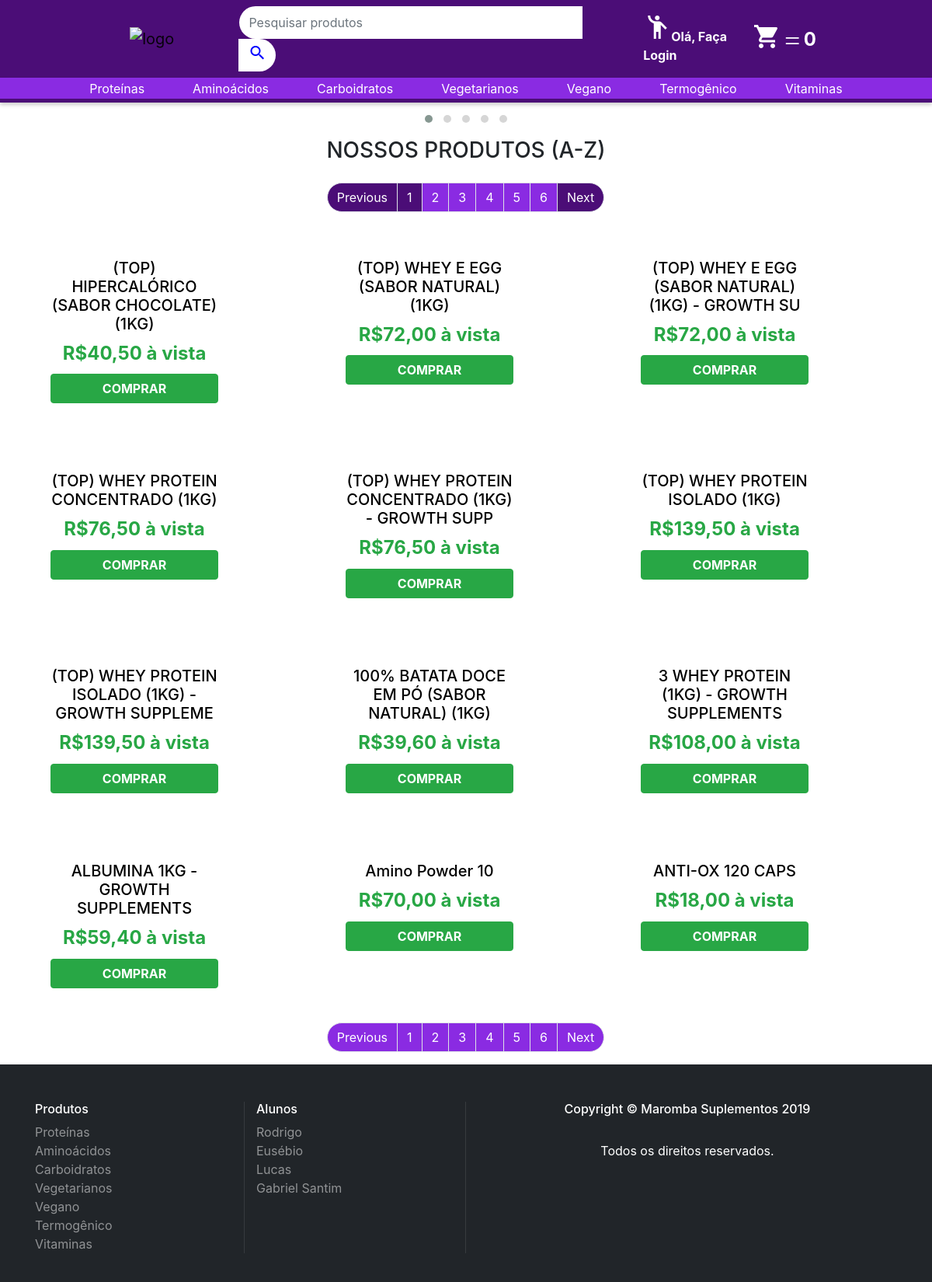
The page / on the database its author committed.
### tables this page shows
create table Produtos(
    id int unsigned primary key not null auto_increment,
    nome varchar(200) not null,
    descricao longtext not null,
    preco decimal(9,2) not null,
    quantidade int not null,
    categoria varchar(100) not null,
    imagem varchar(3000) not null
);

### index.php (the view, shortened to what this page needs)
<?php
$conn=mysqli_connect("localhost","root","","bd_maromba");
if (isset($_GET['pageno'])) {
    $pageno = $_GET['pageno'];
} else {
    $pageno = 1;
}
$no_of_records_per_page = 12;
$offset = ($pageno-1) * $no_of_records_per_page;
$total_pages_sql = "SELECT COUNT(*) FROM Produtos";
$result = mysqli_query($conn,$total_pages_sql);
$total_rows = mysqli_fetch_array($result)[0];
$total_pages = ceil($total_rows / $no_of_records_per_page);
$sql = "SELECT * FROM Produtos ORDER BY nome ASC LIMIT $offset, $no_of_records_per_page";
$res_data = mysqli_query($conn,$sql);
?>
<!DOCTYPE html>
<html lang="pt-BR">
<head>
    <link rel="stylesheet" href="css/OwlCarousel2-2.3.4/dist/assets/owl.carousel.min.css">
    <link rel="stylesheet" href="css/OwlCarousel2-2.3.4/dist/assets/owl.theme.default.min.css">
    <link rel="stylesheet" href="css/animate.css">
    <link rel="stylesheet" href="https://stackpath.bootstrapcdn.com/bootstrap/4.3.1/css/bootstrap.min.css"
>
    <link rel="stylesheet" href="css/estilo.css">
</head>
<body>
    <?php require_once("componentes/header.php"); ?>
    <div id="owl-demo" class="owl-carousel owl-theme">
    </div>
    <div class="container">
        <h3 class="mb-4 mt-2 text-center" id="tit">NOSSOS PRODUTOS (A-Z)</h3>
        <nav aria-label="Page navigation example">
            <ul class="pagination pagination-md justify-content-center">
                <li class="<?php if($pageno <= 1) echo 'disabled'; else echo 'page-item'; ?>">
                    <a style="background-color: #4b0d77" id="pagelink" class="page-link" href="<?php if($pageno <= 1){ echo '#'; }
    else { echo "?pageno=".($pageno - 1); } ?>#tit">Previous</a></li>
                <li class="page-item"><a <?php if ($pageno==1) echo "style=\"background-color: #4b0d77;\""?> class="page-link" href="?pageno=1#tit">1</a></li>
                <li class="page-item"><a <?php if ($pageno==2) echo "style=\"background-color: #4b0d77;\""?> class="page-link" href="?pageno=2#tit">2</a></li>
                <li class="page-item"><a <?php if ($pageno==3) echo "style=\"background-color: #4b0d77;\""?> class="page-link" href="?pageno=3#tit">3</a></li>
                <li class="page-item"><a <?php if ($pageno==4) echo "style=\"background-color: #4b0d77;\""?> class="page-link" href="?pageno=4#tit">4</a></li>
                <li class="page-item"><a <?php if ($pageno==5) echo "style=\"background-color: #4b0d77;\""?> class="page-link" href="?pageno=5#tit">5</a></li>
                <li class="page-item"><a <?php if ($pageno==6) echo "style=\"background-color: #4b0d77;\""?> class="page-link" href="?pageno=6#tit">6</a></li>
                <li class="<?php if($pageno <= $total_pages) echo 'disabled'; else echo 'page-item'; ?>"><a style="background-color: #4b0d77"
                        id="pagelink2" class="page-link"
                        href="<?php if($pageno >= $total_pages){ echo '#'; } else { echo "?pageno=".($pageno + 1); } ?>#tit">Next</a>
                </li>
            </ul>
        </nav>
        <div class="row card-group">
            <?php
            while ($Produtos = mysqli_fetch_array($res_data)){ ?>
            <?php
         $Produtos['preco'] = str_replace('.', ',', $Produtos['preco']); ?>
            <div class="col-sm-4">
                <div class="card text-center semborda" style="width: 16rem;">
                    <a href="produto.php?id=<?php echo $Produtos['id']?>">
                        <div class="card-body">
                            <h5 class="meu-title card-title text-center"><?php echo $Produtos['nome']?></h5>
                            <h4 class="card-title text-center text-success"><b>R$<?php echo $Produtos['preco']?> à
                                    vista</b></h4>
                            <button class="btn btn-success btn-block"><b>COMPRAR</b></button>
                        </div>
                    </a>
                </div>
                <br>
            </div>
            <?php }
        ?>
        </div>
        <nav aria-label="Page navigation example">
            <ul class="pagination pagination-md justify-content-center">
                <li class="<?php if($pageno <= 1) echo 'disabled'; else echo 'page-item'; ?>">
                    <a class="page-link" id="pagelink" href="<?php if($pageno <= 1){ echo '#'; }
    else { echo "?pageno=".($pageno - 1); } ?>#tit">Previous</a></li>
                <li class="page-item"><a class="page-link" href="?pageno=1#tit">1</a></li>
                <li class="page-item"><a class="page-link" href="?pageno=2#tit">2</a></li>
                <li class="page-item"><a class="page-link" href="?pageno=3#tit">3</a></li>
                <li class="page-item"><a class="page-link" href="?pageno=4#tit">4</a></li>
                <li class="page-item"><a class="page-link" href="?pageno=5#tit">5</a></li>
                <li class="page-item"><a class="page-link" href="?pageno=6#tit">6</a></li>
                <li class="<?php if($pageno <= $total_pages) echo 'disabled'; else echo 'page-item'; ?>"><a
                        id="pagelink2" class="page-link"
                        href="<?php if($pageno >= $total_pages){ echo '#'; } else { echo "?pageno=".($pageno + 1); } ?>#tit">Next</a>
                </li>
            </ul>
        </nav>
    </div>
    <?php require_once("componentes/footer.php"); ?>
</body>
</html>

### componentes/header.php (shortened to what this page needs)
<header>
    <nav class="navbar navbar-expand navbar-light" id="nav">
        <div class="row align-items-center">
            <div class="col-2">
                <a class="navbar-brand pulse animated" href="index.php" id="logo">
                    <img src="https://images2.imgbox.com/41/d0/ivqOnSg2_o.png" width="85%"
                         class="d-inline-block align-top ml-5" alt="logo">
                </a>
            </div>
            <div class="col-6">
                <form class="form-inline" action="pesquisa.php" method="GET">
                    <div class="input-group ml-4">
                        <input name="query" id="search" class="form-control" type="search"
                               placeholder="Pesquisar produtos" aria-label="Search">
                        <div class="input-group-append">
                            <button value="Search" type="submit" class="btn btn-light" id="searchbtn"><a href=""
                                                                                                         id="search-icon"><i
                                            class="material-icons md-24">search</i></a>
                            </button>
                        </div>
                    </div>
                </form>
            </div>
            <?php if (isset($_SESSION['logado'])){?>
            <div class="col">
                <a id="login">
                    <i class="material-icons md-36 pulse animated">emoji_people</i><b>Olá <?php echo $_SESSION['logado']['nome'];?></b></a>
            </div>
                <div class="col">
                <a id="login" href="logout.php">
                    <i class="material-icons md-36"></i><b>Logout</b></a>
            </div>
            <?php }else{?>
            <div class="col ml-5">
                <a id="login" href="#" data-toggle="modal" data-target="#modalExemplo">
                    <i class="material-icons md-36 pulse animated">emoji_people</i><b>Olá, Faça Login</b></a>
            </div>
            <?php } ?>
            <div class="col">
                <a href="carrinho.php" id="cart"><i class="material-icons md-36 pulse animated">shopping_cart</i></a>
                <a id="cart"><i class="material-icons md-36">=</i></a>
                <?php if (empty($_SESSION['cart']['id'])){
                     echo "<span id=\"n_prod_carrinho\" class=\"text-white bg-light\ font-weight-bold\">0</span>";
                 }else{
                    $count = count($_SESSION['cart']['id']);
                    echo "<span id=\"n_prod_carrinho\" class=\"text-white bg-light\ font-weight-bold\">$count</span>";
                }?>
            </div>
        </div>
    </nav>
    <nav class="navbar navbar-expand navbar-light" id="nav2">
        <div class="row justify-content-center">
            <div class="col"><a class="nav-link" href="categoria.php?categoria=Proteínas">Proteínas</a></div>
            <div class="col"><a class="nav-link" href="categoria.php?categoria=Aminoácidos">Aminoácidos</a></div>
            <div class="col"><a class="nav-link" href="categoria.php?categoria=Carboidratos">Carboidratos</a></div>
            <div class="col"><a class="nav-link" href="categoria.php?categoria=Vegetarianos">Vegetarianos</a></div>
            <div class="col"><a class="nav-link" href="categoria.php?categoria=Vegano">Vegano</a></div>
            <div class="col"><a class="nav-link" href="categoria.php?categoria=Termogênico">Termogênico</a></div>
            <div class="col"><a class="nav-link" href="categoria.php?categoria=Vitaminas">Vitaminas</a></div>
        </div>
    </nav>
</header>

### componentes/footer.php
<footer class="py-5 mt-3">
    <div class="container text-white">
        <div class="row" id="footer-row">
            <div class="col-3">
                <h6>Produtos</h6>
                <ul class="list-group">
                    <li><a href="categoria.php?categoria=Proteínas">Proteínas</a></li>
                    <li><a href="categoria.php?categoria=Aminoácidos">Aminoácidos</a></li>
                    <li><a href="categoria.php?categoria=Carboidratos">Carboidratos</a></li>
                    <li><a href="categoria.php?categoria=Vegetarianos">Vegetarianos</a></li>
                    <li><a href="categoria.php?categoria=Vegano">Vegano</a></li>
                    <li><a href="categoria.php?categoria=Termogênico">Termogênico</a></li>
                    <li><a href="categoria.php?categoria=Vitaminas">Vitaminas</a></li>
                </ul>
            </div>
            <div class="col-3 divided">
                <h6>Alunos</h6>
                <ul class="list-group">
                    <li>Rodrigo</li>
                    <li>Eusébio</li>
                    <li>Lucas</li>
                    <li>Gabriel Santim</li>
                </ul>
            </div>
            <div class="col-6 divided">
                <h6 class="text-center">Copyright © Maromba Suplementos 2019</h6><br>
                <p class="text-center">Todos os direitos reservados.</p>
            </div>
        </div>
    </div>
</footer>

### css/estilo.css (style rules this page uses)
#n_prod_carrinho { font-size: 1.5rem; vertical-align: super; }
.page-link { background-color: blueviolet; color: white; }
#pagelink { border-top-left-radius: 50px; border-bottom-left-radius: 50px; }
#pagelink2 { border-top-right-radius: 50px; border-bottom-right-radius: 50px; }
.card.semborda { border: 0px; }
.card { border: 0px; }
.card a .meu-title { color: black; }
.divided { -webkit-box-shadow: -1px 0 0 0 rgba(255,255,255,.1); box-shadow: -1px 0 0 0 rgba(255,255,255,.1); }
#footer-row a, li { color: rgba(255,255,255,.5); }
ul { list-style-type: none; }
footer { background-color:#212529; height: 280px; }
#nav { background-color: #4b0d77; }
.navbar-expand { justify-content: center; }
nav a { color: white; }
#nav2 { height: 32px; background-color: blueviolet; border-bottom: 5px solid #4b0d77; box-shadow: 0px 3px 5px rgba(0, 0, 0, 0.2); }
#searchbtn { background-color: white; border: 0; border-top-right-radius: 50px; border-bottom-right-radius: 50px; }
#search-icon { color: blue; }
#search { width: 395px; height: 42px; border-top-left-radius: 50px; border-bottom-left-radius: 50px; border: 0; }
#cart { color: white; }
#login { color: white; }
.nav-link { color: white; }
.material-icons.md-24 { font-size: 24px; }
.material-icons.md-36 { font-size: 36px; }

### rows shown on the page
produtos: nome "(TOP) HIPERCALÓRICO (SABOR CHOCOLATE) (1KG)", preco "40,50"
produtos: nome "(TOP) WHEY E EGG (SABOR NATURAL) (1KG)", preco "72,00"
produtos: nome "(TOP) WHEY E EGG (SABOR NATURAL) (1KG) - GROWTH SU", preco "72,00"
produtos: nome "(TOP) WHEY PROTEIN CONCENTRADO (1KG)", preco "76,50"
produtos: nome "(TOP) WHEY PROTEIN CONCENTRADO (1KG) - GROWTH SUPP", preco "76,50"
produtos: nome "(TOP) WHEY PROTEIN ISOLADO (1KG)", preco "139,50"
produtos: nome "(TOP) WHEY PROTEIN ISOLADO (1KG) - GROWTH SUPPLEME", preco "139,50"
produtos: nome "100% BATATA DOCE EM PÓ (SABOR NATURAL) (1KG)", preco "39,60"
produtos: nome "3 WHEY PROTEIN (1KG) - GROWTH SUPPLEMENTS", preco "108,00"
produtos: nome "ALBUMINA 1KG - GROWTH SUPPLEMENTS", preco "59,40"
produtos: nome "Amino Powder 10", preco "70,00"
produtos: nome "ANTI-OX 120 CAPS", preco "18,00"
